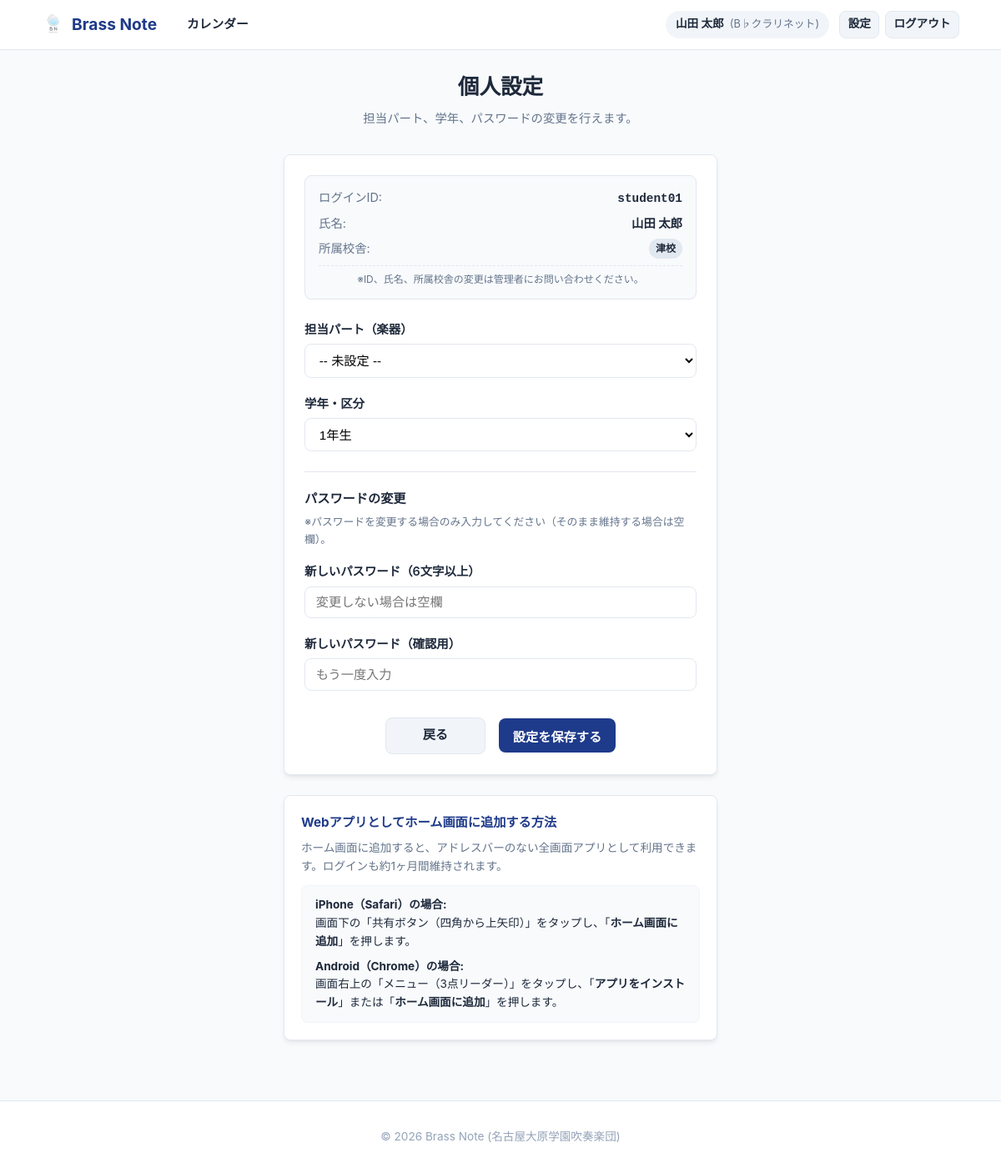
/settings.php (signed in), run on the app's committed database.
### tables this page shows
CREATE TABLE IF NOT EXISTS `users` (
    `id` INT AUTO_INCREMENT PRIMARY KEY,
    `login_id` VARCHAR(50) NOT NULL UNIQUE COMMENT 'ログインID（学籍番号や識別子）',
    `password_hash` VARCHAR(255) NOT NULL COMMENT 'パスワードハッシュ',
    `name` VARCHAR(100) NOT NULL COMMENT '氏名',
    `instrument_id` INT NULL COMMENT '担当楽器ID',
    `grade` VARCHAR(50) NOT NULL DEFAULT '1' COMMENT '学年 (1~4, teacher, other)',
    `campus` VARCHAR(50) NOT NULL DEFAULT '津校' COMMENT '所属校舎（津校 / 名古屋校）',
    `role` ENUM('admin', 'student') NOT NULL DEFAULT 'student' COMMENT '権限 (admin: 管理者, student: 一般部員)',
    `is_active` TINYINT(1) NOT NULL DEFAULT 1 COMMENT '有効フラグ (1: 有効, 0: 停止/卒業)',
    `created_at` DATETIME NOT NULL DEFAULT CURRENT_TIMESTAMP,
    `updated_at` DATETIME NOT NULL DEFAULT CURRENT_TIMESTAMP ON UPDATE CURRENT_TIMESTAMP,
    FOREIGN KEY (`instrument_id`) REFERENCES `instruments` (`id`) ON DELETE SET NULL
);

CREATE TABLE IF NOT EXISTS `instruments` (
    `id` INT AUTO_INCREMENT PRIMARY KEY,
    `name` VARCHAR(50) NOT NULL COMMENT '楽器名',
    `section` ENUM('Woodwind', 'Brass', 'Percussion', 'String', 'Other') NOT NULL DEFAULT 'Woodwind' COMMENT 'セクション',
    `display_order` INT NOT NULL DEFAULT 0 COMMENT '表示順',
    `created_at` DATETIME NOT NULL DEFAULT CURRENT_TIMESTAMP
);

### includes/auth.php (called while the page is built, shortened)
<?php
function h(?string $str): string {
    return htmlspecialchars($str ?? '', ENT_QUOTES, 'UTF-8');
}
function is_logged_in(): bool {
    return isset($_SESSION['user_id']) && !empty($_SESSION['user_id']);
}
function get_current_user_data(): ?array {
    return [
        'id' => $_SESSION['user_id'],
        'name' => $_SESSION['user_name'] ?? '',
        'login_id' => $_SESSION['login_id'] ?? '',
        'role' => $_SESSION['role'] ?? 'student',
        'instrument_name' => $_SESSION['instrument_name'] ?? '',
    ];
}

### settings.php (the view, shortened to what this page needs)
<?php
require_once __DIR__ . '/includes/auth.php';
$pdo = get_db_connection();
$user_id = $_SESSION['user_id'];
$grade_options = [
    '1' => '1年生',
    '2' => '2年生',
    '3' => '3年生',
    '4' => '4年生',
    'teacher' => '教師',
    'other' => 'その他'
];
$stmt = $pdo->prepare('
    SELECT u.*, i.name AS instrument_name
    FROM users u
    LEFT JOIN instruments i ON u.instrument_id = i.id
    WHERE u.id = :id
    LIMIT 1
');
$stmt->execute(['id' => $user_id]);
require_once __DIR__ . '/includes/header.php';
?>
<div class="page-header">
    <h1>個人設定</h1>
    <p>担当パート、学年、パスワードの変更を行えます。</p>
</div>
<div style="max-width: 520px; margin: 0 auto 3rem auto;">
    <div class="card">
        <form method="POST" action="settings.php">
            <div style="background: #f8fafc; border: 1px solid var(--border); border-radius: var(--radius); padding: 0.85rem 1rem; margin-bottom: 1.5rem; font-size: 0.9rem;">
                <div style="display: flex; justify-content: space-between; margin-bottom: 0.4rem;">
                    <span style="color: var(--text-muted);">ログインID:</span>
                    <strong><code><?= h($current_user['login_id']) ?></code></strong>
                </div>
                <div style="display: flex; justify-content: space-between; margin-bottom: 0.4rem;">
                    <span style="color: var(--text-muted);">氏名:</span>
                    <strong><?= h($current_user['name']) ?></strong>
                </div>
                <div style="display: flex; justify-content: space-between;">
                    <span style="color: var(--text-muted);">所属校舎:</span>
                    <span class="badge" style="background: #e2e8f0; color: var(--text-main); font-size: 0.75rem;">
                        <?= h($current_user['campus'] ?? '津校') ?>
                    </span>
                </div>
                <div style="margin-top: 0.5rem; padding-top: 0.4rem; border-top: 1px dashed var(--border); font-size: 0.75rem; color: var(--text-muted); text-align: center;">
                    ※ID、氏名、所属校舎の変更は管理者にお問い合わせください。
                </div>
            </div>
            <div class="form-group">
                <label for="instrument_id">担当パート（楽器）</label>
                <select id="instrument_id" name="instrument_id" class="form-control">
                    <option value="">-- 未設定 --</option>
                </select>
            </div>
            <div class="form-group">
                <label for="grade">学年・区分</label>
                <select id="grade" name="grade" class="form-control">
                    <?php foreach ($grade_options as $val => $label): ?>
                        <option value="<?= h($val) ?>" <?= ($current_user['grade'] == $val) ? 'selected' : '' ?>>
                            <?= h($label) ?>
                        </option>
                    <?php endforeach; ?>
                </select>
            </div>
            <div style="margin-top: 1.5rem; padding-top: 1.25rem; border-top: 1px solid var(--border);">
                <label style="font-weight: 700; font-size: 0.95rem; margin-bottom: 0.35rem; display: block;">
                    パスワードの変更
                </label>
                <p style="font-size: 0.8rem; color: var(--text-muted); margin-bottom: 1rem;">
                    ※パスワードを変更する場合のみ入力してください（そのまま維持する場合は空欄）。
                </p>
                <div class="form-group">
                    <label for="new_password">新しいパスワード（6文字以上）</label>
                    <input type="password" id="new_password" name="new_password" class="form-control" minlength="6" placeholder="変更しない場合は空欄">
                </div>
                <div class="form-group">
                    <label for="confirm_password">新しいパスワード（確認用）</label>
                    <input type="password" id="confirm_password" name="confirm_password" class="form-control" minlength="6" placeholder="もう一度入力">
                </div>
            </div>
            <div style="display: flex; justify-content: center; align-items: center; gap: 1rem; margin-top: 2rem;">
                <a href="index.php" class="btn btn-secondary" style="min-width: 120px;">戻る</a>
                <button type="submit" class="btn btn-primary" style="min-width: 140px;">設定を保存する</button>
            </div>
        </form>
    </div>
    <div class="card" style="background: #ffffff; border: 1px solid var(--border); padding: 1.25rem;">
        <h3 style="font-size: 0.95rem; font-weight: 700; margin-bottom: 0.5rem; color: var(--primary);">
            Webアプリとしてホーム画面に追加する方法
        </h3>
        <p style="font-size: 0.85rem; color: var(--text-muted); line-height: 1.6; margin-bottom: 0.75rem;">
            ホーム画面に追加すると、アドレスバーのない全画面アプリとして利用できます。ログインも約1ヶ月間維持されます。
        </p>
        <div style="font-size: 0.85rem; color: var(--text-main); line-height: 1.6; background: #f8fafc; padding: 0.75rem 1rem; border-radius: var(--radius); border: 1px solid #f1f5f9;">
            <div style="margin-bottom: 0.5rem;">
                <strong>iPhone（Safari）の場合:</strong><br>
                画面下の「共有ボタン（四角から上矢印）」をタップし、「<strong>ホーム画面に追加</strong>」を押します。
            </div>
            <div>
                <strong>Android（Chrome）の場合:</strong><br>
                画面右上の「メニュー（3点リーダー）」をタップし、「<strong>アプリをインストール</strong>」または「<strong>ホーム画面に追加</strong>」を押します。
            </div>
        </div>
    </div>
</div>
<?php require_once __DIR__ . '/includes/footer.php'; ?>

### includes/header.php (shortened to what this page needs)
<?php
$current_user = get_current_user_data();
$is_admin_area = str_contains($_SERVER['SCRIPT_NAME'], '/admin/');
$base_path = $is_admin_area ? '../' : './';
$current_script = basename($_SERVER['SCRIPT_NAME']);
?>
<!DOCTYPE html>
<html lang="ja">
<head>
    <link rel="stylesheet" href="<?= $base_path ?>css/style.css">
</head>
<body>
<header>
    <div class="header-inner">
        <div class="header-bar">
            <a href="<?= $base_path ?>index.php" class="logo">
                <img src="<?= $base_path ?>assets/icon.png?v=1" alt="Brass Note" style="width: 28px; height: 28px; object-fit: contain; vertical-align: middle;">
                <span class="logo-text"><?= APP_NAME ?></span>
            </a>
        </div>
        <div class="nav-collapse" id="nav-collapse">
            <?php if ($current_user): ?>
                <nav class="nav-menu">
                    <a href="<?= $base_path ?>index.php" class="nav-item <?= (!$is_admin_area && $current_script === 'index.php') ? 'active' : '' ?>">
                        カレンダー
                    </a>
                </nav>
                <div class="header-right desktop-header-right">
                    <div class="user-badge">
                        <strong><?= h($current_user['name']) ?></strong>
                        <?php if (!empty($current_user['instrument_name'])): ?>
                            <span class="user-inst">(<?= h($current_user['instrument_name']) ?>)</span>
                        <?php endif; ?>
                    </div>
                    <div class="user-actions desktop-user-actions">
                        <a href="<?= $base_path ?>settings.php" class="btn btn-secondary btn-sm">設定</a>
                        <a href="<?= $base_path ?>logout.php" class="btn btn-secondary btn-sm">ログアウト</a>
                    </div>
                </div>
            <?php else: ?>
                <div class="header-right">
                    <a href="<?= $base_path ?>login.php" class="btn btn-primary btn-sm">ログイン</a>
                </div>
            <?php endif; ?>
        </div>
    </div>
</header>
<main class="main-container">

### css/style.css (style rules this page uses)
:root { --primary: #1e3a8a; --primary-light: #3b82f6; --primary-hover: #1e40af; --accent: #059669; --bg-main: #f8fafc; --card-bg: #ffffff; --text-main: #1e293b; --text-muted: #64748b; --border: #e2e8f0; --status-present: #10b981; --status-late: #f59e0b; --status-early: #ea580c; --status-absent: #ef4444; --status-none: #94a3b8; --radius: 8px; --shadow: 0 4px 6px -1px rgba(0, 0, 0, 0.07), 0 2px 4px -2px rgba(0, 0, 0, 0.05); --shadow-lg: 0 10px 15px -3px rgba(0, 0, 0, 0.1), 0 4px 6px -4px rgba(0, 0, 0, 0.05); }
* { box-sizing: border-box; margin: 0; padding: 0; }
body { font-family: -apple-system, BlinkMacSystemFont, "Segoe UI", Roboto, "Helvetica Neue", Arial, "Hiragino Kaku Gothic ProN", Meiryo, sans-serif; background-color: var(--bg-main); color: var(--text-main); line-height: 1.6; min-height: 100vh; display: flex; flex-direction: column; }
header { background: #ffffff; border-bottom: 1px solid var(--border); position: sticky; top: 0; z-index: 100; }
.header-inner { max-width: 1140px; margin: 0 auto; padding: 0.65rem 1.25rem; display: flex; justify-content: space-between; align-items: center; gap: 1.5rem; }
.header-bar { display: flex; align-items: center; justify-content: space-between; }
.logo { display: inline-flex; align-items: center; gap: 0.5rem; font-weight: 700; font-size: 1.2rem; color: var(--primary); text-decoration: none; white-space: nowrap; flex-shrink: 0; }
.logo-text { white-space: nowrap; }
.nav-collapse { display: flex; align-items: center; justify-content: space-between; flex: 1; min-width: 0; gap: 1.5rem; }
.nav-menu { display: flex; align-items: center; gap: 0.35rem; }
.nav-item { text-decoration: none; color: var(--text-main); font-size: 0.92rem; font-weight: 600; padding: 0.45rem 0.75rem; border-radius: var(--radius); transition: all 0.15s ease-in-out; white-space: nowrap; display: inline-flex; align-items: center; }
.page-header { text-align: center; margin-bottom: 2rem; }
.page-header h1 { font-size: 1.6rem; font-weight: 700; color: var(--text-main); margin-bottom: 0.35rem; }
.page-header p { color: var(--text-muted); font-size: 0.9rem; }
.header-right { display: flex; align-items: center; gap: 0.75rem; flex-shrink: 0; }
.user-badge { display: inline-flex; align-items: center; gap: 0.45rem; font-size: 0.85rem; background: #f1f5f9; padding: 0.35rem 0.75rem; border-radius: 9999px; color: var(--text-muted); white-space: nowrap; }
.user-badge strong { color: var(--text-main); }
.user-inst { color: var(--text-muted); font-size: 0.8rem; }
.user-actions { display: inline-flex; align-items: center; gap: 0.4rem; }
.main-container { max-width: 1100px; width: 100%; margin: 1.5rem auto; padding: 0 1.25rem; flex: 1; }
.card { background: var(--card-bg); border: 1px solid var(--border); border-radius: var(--radius); padding: 1.5rem; box-shadow: var(--shadow); margin-bottom: 1.5rem; }
.btn { display: inline-flex; align-items: center; justify-content: center; padding: 0.55rem 1rem; border-radius: var(--radius); font-size: 0.95rem; font-weight: 600; text-decoration: none; cursor: pointer; border: 1px solid transparent; transition: all 0.2s; white-space: nowrap; user-select: none; }
.btn-primary { background: var(--primary); color: #ffffff; }
.btn-secondary { background: #f1f5f9; color: var(--text-main); border-color: var(--border); }
.btn-sm { padding: 0.3rem 0.6rem; font-size: 0.85rem; }
.form-group { margin-bottom: 1.2rem; }
.form-group label { display: block; margin-bottom: 0.4rem; font-weight: 600; font-size: 0.9rem; color: var(--text-main); }
.form-control { width: 100%; max-width: 100%; min-width: 0; padding: 0.6rem 0.8rem; border: 1px solid var(--border); border-radius: var(--radius); font-size: 0.95rem; background: #ffffff; transition: border-color 0.2s; box-sizing: border-box; }
.badge { display: inline-block; padding: 0.15rem 0.5rem; border-radius: 9999px; font-size: 0.75rem; font-weight: 600; color: #ffffff; text-align: center; }

### data on the page
users: name "山田 太郎", instrument.name "B♭クラリネット", login "student01"

### other printed values
APP_NAME "Brass Note"
$current_user['campus'] "津校"
form field grade "1年生"
